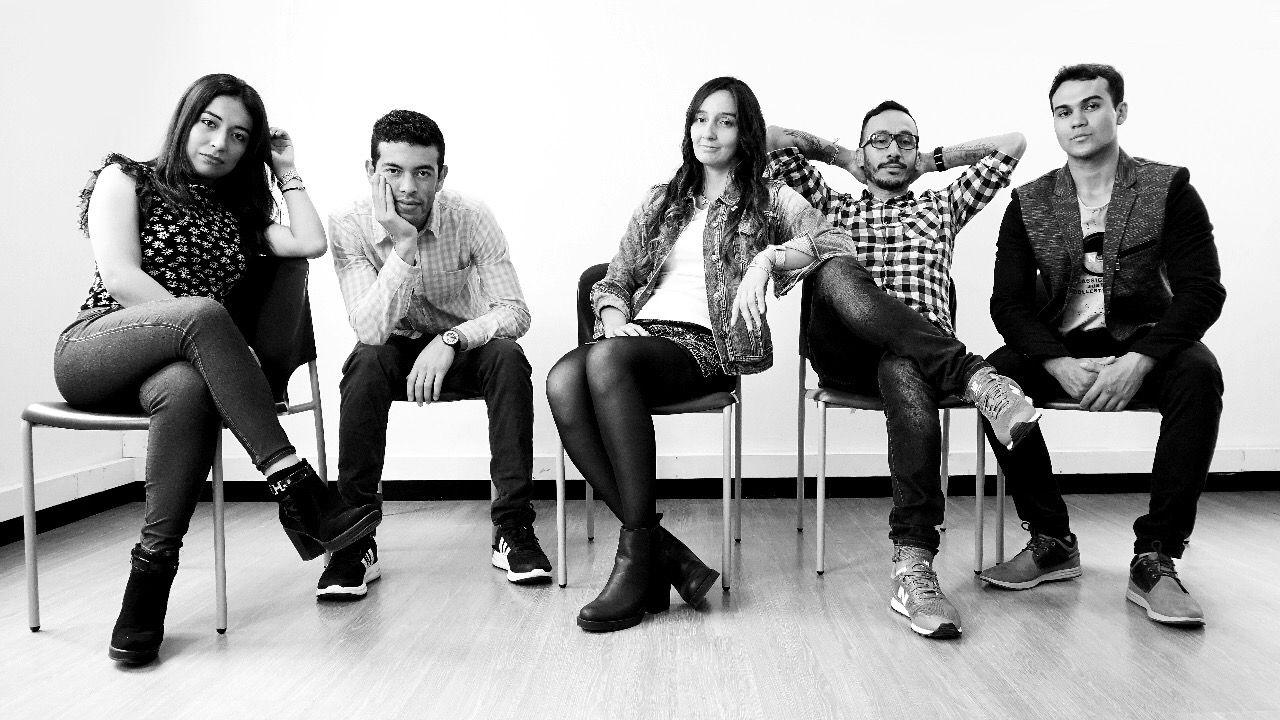
#> input picture b&w.jpg, 1280 x 720 px
$ python img.py
#> lines starting #> are read from the running program, lines starting #| are printed output that depends on the picture; after the words box and inside, x2 and y2 are one past the last pixel; in counts of white or black regions, pixels touching at a corner belong together
import cv2
import tkinter as tk
from tkinter import filedialog

root = tk.Tk()
root.withdraw()

file_path = filedialog.askopenfilename(title="Select an Image File", filetypes=[("Image Files", "*.jpg;*.jpeg;*.png")])
#> the answer given: b&w.jpg

if file_path:

    img = cv2.imread(file_path)
#> img is the input picture: shape (720, 1280, 3); min 0, max 255, mean 162.8


    face_cascade = cv2.CascadeClassifier('FD/Lib/site-packages/cv2/data/haarcascade_frontalface_default.xml')
    gray_img = cv2.cvtColor(img, cv2.COLOR_BGR2GRAY)
    faces = face_cascade.detectMultiScale(gray_img, scaleFactor=1.1, minNeighbors=5)
#> faces = [[681, 97, 64, 64], [1040, 78, 78, 78], [858, 114, 70, 70], [366, 138, 86, 86], [181, 95, 82, 82]]


    for (x,y,w,h) in faces:
        cv2.rectangle(img, (x, y), (x+w, y+h), (0, 256, 0), 1)
#> this loop made 5 passes
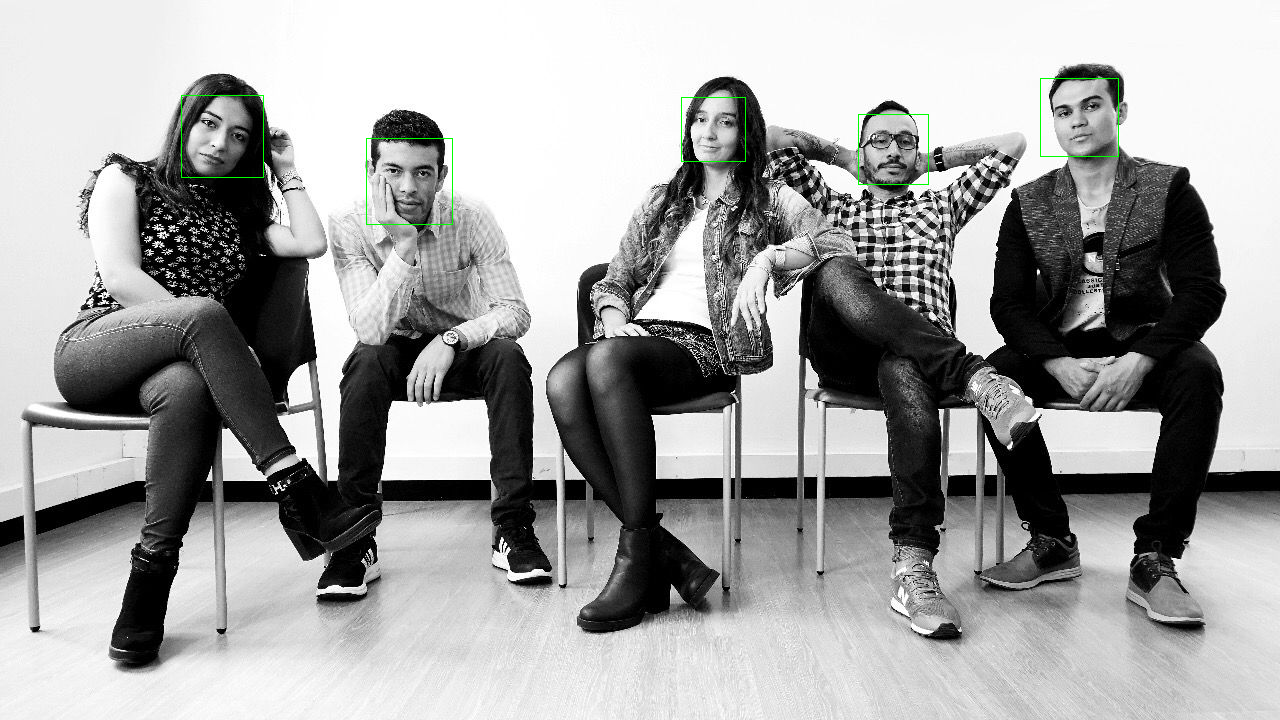
#> img: shape (720, 1280, 3); 0.16% of pixels changed, all inside (x1, y1, x2, y2) = (181, 78, 1119, 225)
    cv2.imshow('Face Detection',img)
    cv2.waitKey(0)
    cv2.destroyAllWindows()
